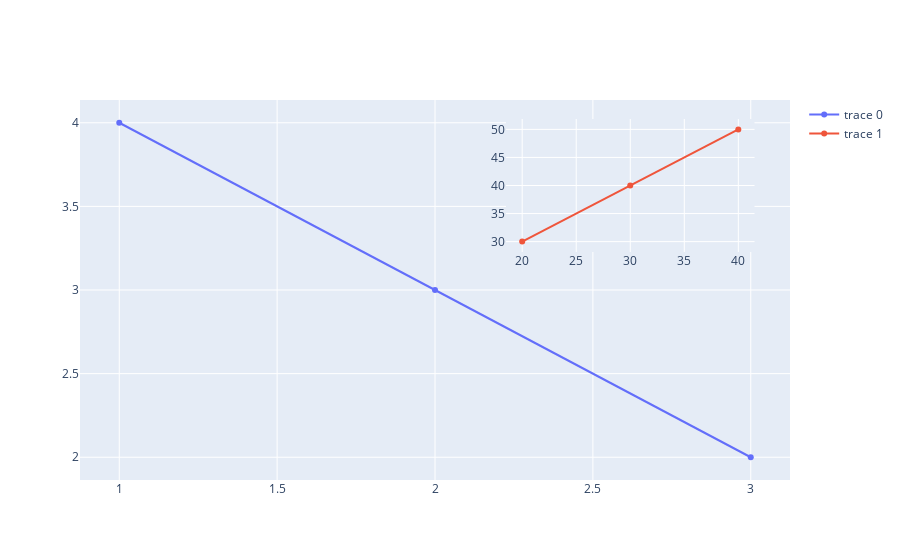

This figure's notebook cell:
### Code cell
display(fig)

### Figure 1 — Plotly figure (JSON) as saved in the notebook; plotly's stock layout.template omitted (floating-point values rounded to 4 significant figures)
{"data": [{"type": "scatter", "x": [1, 2, 3], "y": [4, 3, 2]}, {"type": "scatter", "x": [20, 30, 40], "xaxis": "x2", "y": [30, 40, 50], "yaxis": "y2"}], "layout": {"xaxis2": {"anchor": "y2", "domain": [0.6, 0.95]}, "yaxis2": {"anchor": "x2", "domain": [0.6, 0.95]}}}
